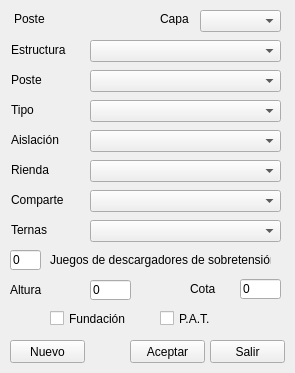
<?xml version="1.0" encoding="UTF-8"?>
<ui version="4.0">
 <class>Form</class>
 <widget class="QWidget" name="Form">
  <property name="windowModality">
   <enum>Qt::ApplicationModal</enum>
  </property>
  <property name="geometry">
   <rect>
    <x>0</x>
    <y>0</y>
    <width>295</width>
    <height>373</height>
   </rect>
  </property>
  <property name="windowTitle">
   <string>Apoyo</string>
  </property>
  <property name="inputMethodHints">
   <set>Qt::ImhNone</set>
  </property>
  <widget class="QLineEdit" name="txtCota">
   <property name="geometry">
    <rect>
     <x>240</x>
     <y>279</y>
     <width>41</width>
     <height>20</height>
    </rect>
   </property>
   <property name="inputMethodHints">
    <set>Qt::ImhFormattedNumbersOnly</set>
   </property>
   <property name="text">
    <string>0</string>
   </property>
  </widget>
  <widget class="QLabel" name="label">
   <property name="geometry">
    <rect>
     <x>14</x>
     <y>12</y>
     <width>47</width>
     <height>13</height>
    </rect>
   </property>
   <property name="text">
    <string>Poste</string>
   </property>
  </widget>
  <widget class="QLabel" name="lblPoste">
   <property name="geometry">
    <rect>
     <x>70</x>
     <y>11</y>
     <width>91</width>
     <height>16</height>
    </rect>
   </property>
   <property name="text">
    <string>&lt;automático&gt;</string>
   </property>
  </widget>
  <widget class="QComboBox" name="cmbEstructura">
   <property name="geometry">
    <rect>
     <x>90</x>
     <y>40</y>
     <width>191</width>
     <height>22</height>
    </rect>
   </property>
  </widget>
  <widget class="QLabel" name="label_3">
   <property name="geometry">
    <rect>
     <x>11</x>
     <y>42</y>
     <width>71</width>
     <height>16</height>
    </rect>
   </property>
   <property name="text">
    <string>Estructura</string>
   </property>
  </widget>
  <widget class="QLabel" name="label_4">
   <property name="geometry">
    <rect>
     <x>11</x>
     <y>72</y>
     <width>71</width>
     <height>16</height>
    </rect>
   </property>
   <property name="text">
    <string>Poste</string>
   </property>
  </widget>
  <widget class="QLabel" name="label_9">
   <property name="geometry">
    <rect>
     <x>190</x>
     <y>281</y>
     <width>47</width>
     <height>16</height>
    </rect>
   </property>
   <property name="text">
    <string>Cota</string>
   </property>
  </widget>
  <widget class="QPushButton" name="cmdAceptar">
   <property name="geometry">
    <rect>
     <x>130</x>
     <y>340</y>
     <width>75</width>
     <height>23</height>
    </rect>
   </property>
   <property name="text">
    <string>Aceptar</string>
   </property>
   <property name="shortcut">
    <string>Return</string>
   </property>
  </widget>
  <widget class="QLabel" name="lblSubzona">
   <property name="geometry">
    <rect>
     <x>330</x>
     <y>352</y>
     <width>91</width>
     <height>20</height>
    </rect>
   </property>
   <property name="frameShape">
    <enum>QFrame::NoFrame</enum>
   </property>
   <property name="text">
    <string/>
   </property>
   <property name="alignment">
    <set>Qt::AlignLeading|Qt::AlignLeft|Qt::AlignVCenter</set>
   </property>
  </widget>
  <widget class="QLabel" name="label_7">
   <property name="geometry">
    <rect>
     <x>50</x>
     <y>250</y>
     <width>221</width>
     <height>20</height>
    </rect>
   </property>
   <property name="text">
    <string>Juegos de descargadores de sobretensión</string>
   </property>
  </widget>
  <widget class="QPushButton" name="cmdSalir">
   <property name="geometry">
    <rect>
     <x>210</x>
     <y>340</y>
     <width>75</width>
     <height>23</height>
    </rect>
   </property>
   <property name="text">
    <string>Salir</string>
   </property>
   <property name="shortcut">
    <string>Esc</string>
   </property>
  </widget>
  <widget class="QComboBox" name="cmbPoste">
   <property name="geometry">
    <rect>
     <x>90</x>
     <y>70</y>
     <width>191</width>
     <height>22</height>
    </rect>
   </property>
  </widget>
  <widget class="QLabel" name="label_12">
   <property name="geometry">
    <rect>
     <x>11</x>
     <y>102</y>
     <width>71</width>
     <height>16</height>
    </rect>
   </property>
   <property name="text">
    <string>Tipo</string>
   </property>
  </widget>
  <widget class="QComboBox" name="cmbTipo">
   <property name="geometry">
    <rect>
     <x>90</x>
     <y>100</y>
     <width>191</width>
     <height>22</height>
    </rect>
   </property>
  </widget>
  <widget class="QLabel" name="label_13">
   <property name="geometry">
    <rect>
     <x>11</x>
     <y>132</y>
     <width>71</width>
     <height>16</height>
    </rect>
   </property>
   <property name="text">
    <string>Aislación</string>
   </property>
  </widget>
  <widget class="QComboBox" name="cmbComparte">
   <property name="geometry">
    <rect>
     <x>90</x>
     <y>190</y>
     <width>191</width>
     <height>22</height>
    </rect>
   </property>
  </widget>
  <widget class="QComboBox" name="cmbAislacion">
   <property name="geometry">
    <rect>
     <x>90</x>
     <y>130</y>
     <width>191</width>
     <height>22</height>
    </rect>
   </property>
  </widget>
  <widget class="QLabel" name="label_14">
   <property name="geometry">
    <rect>
     <x>11</x>
     <y>162</y>
     <width>71</width>
     <height>16</height>
    </rect>
   </property>
   <property name="text">
    <string>Rienda</string>
   </property>
  </widget>
  <widget class="QLabel" name="label_15">
   <property name="geometry">
    <rect>
     <x>11</x>
     <y>192</y>
     <width>71</width>
     <height>16</height>
    </rect>
   </property>
   <property name="text">
    <string>Comparte</string>
   </property>
  </widget>
  <widget class="QComboBox" name="cmbRienda">
   <property name="geometry">
    <rect>
     <x>90</x>
     <y>160</y>
     <width>191</width>
     <height>22</height>
    </rect>
   </property>
  </widget>
  <widget class="QLabel" name="label_16">
   <property name="geometry">
    <rect>
     <x>11</x>
     <y>222</y>
     <width>71</width>
     <height>16</height>
    </rect>
   </property>
   <property name="text">
    <string>Ternas</string>
   </property>
  </widget>
  <widget class="QComboBox" name="cmbTernas">
   <property name="geometry">
    <rect>
     <x>90</x>
     <y>220</y>
     <width>191</width>
     <height>22</height>
    </rect>
   </property>
  </widget>
  <widget class="QLineEdit" name="txtDescargadores">
   <property name="geometry">
    <rect>
     <x>10</x>
     <y>250</y>
     <width>31</width>
     <height>20</height>
    </rect>
   </property>
   <property name="inputMethodHints">
    <set>Qt::ImhFormattedNumbersOnly</set>
   </property>
   <property name="text">
    <string>0</string>
   </property>
  </widget>
  <widget class="QCheckBox" name="chkFundacion">
   <property name="geometry">
    <rect>
     <x>50</x>
     <y>310</y>
     <width>91</width>
     <height>17</height>
    </rect>
   </property>
   <property name="text">
    <string>Fundación</string>
   </property>
   <property name="checked">
    <bool>false</bool>
   </property>
  </widget>
  <widget class="QCheckBox" name="chkPat">
   <property name="geometry">
    <rect>
     <x>160</x>
     <y>310</y>
     <width>61</width>
     <height>17</height>
    </rect>
   </property>
   <property name="text">
    <string>P.A.T.</string>
   </property>
   <property name="checked">
    <bool>false</bool>
   </property>
  </widget>
  <widget class="QLineEdit" name="txtAltura">
   <property name="geometry">
    <rect>
     <x>90</x>
     <y>280</y>
     <width>41</width>
     <height>20</height>
    </rect>
   </property>
   <property name="inputMethodHints">
    <set>Qt::ImhFormattedNumbersOnly</set>
   </property>
   <property name="text">
    <string>0</string>
   </property>
  </widget>
  <widget class="QLabel" name="label_17">
   <property name="geometry">
    <rect>
     <x>10</x>
     <y>282</y>
     <width>81</width>
     <height>16</height>
    </rect>
   </property>
   <property name="text">
    <string>Altura</string>
   </property>
  </widget>
  <widget class="QPushButton" name="cmdNuevo">
   <property name="geometry">
    <rect>
     <x>10</x>
     <y>340</y>
     <width>75</width>
     <height>23</height>
    </rect>
   </property>
   <property name="text">
    <string>Nuevo</string>
   </property>
  </widget>
  <widget class="QLabel" name="label_5">
   <property name="geometry">
    <rect>
     <x>160</x>
     <y>12</y>
     <width>47</width>
     <height>13</height>
    </rect>
   </property>
   <property name="text">
    <string>Capa</string>
   </property>
  </widget>
  <widget class="QComboBox" name="cmbCapa">
   <property name="geometry">
    <rect>
     <x>200</x>
     <y>10</y>
     <width>81</width>
     <height>22</height>
    </rect>
   </property>
  </widget>
 </widget>
 <resources/>
 <connections/>
</ui>
